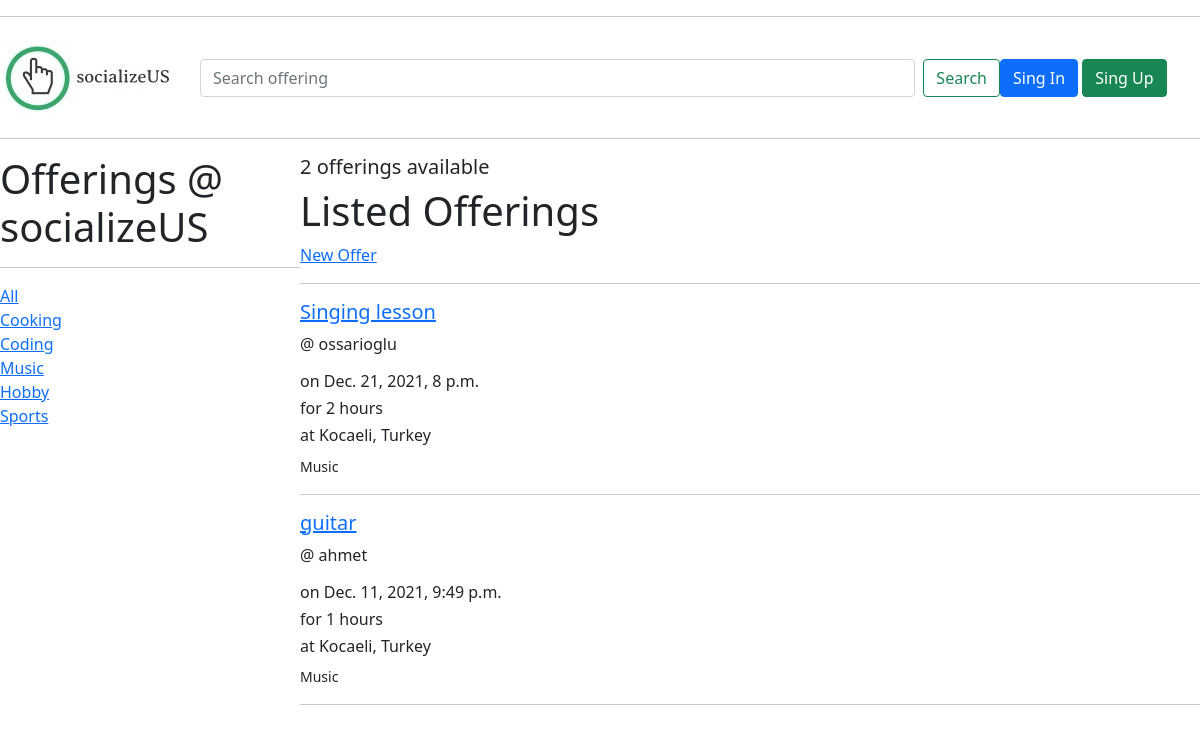
/?q=Music, run on the app's committed database.
### base/models.py (models this page shows, shortened)
class Tag(models.Model):
    tagName = models.CharField(primary_key = True,max_length=10)
    def __str__(self):
        return self.tagName

class Offering(models.Model):
    serviceID = models.UUIDField(primary_key = True, default = uuid.uuid4, editable = False)
    tag = models.ForeignKey(Tag, on_delete=models.CASCADE, null=True)
    status = models.CharField(max_length=10,default='New')
    providerID = models.ForeignKey(User, on_delete=models.CASCADE)
    keywords = models.CharField(max_length=100)
    serviceInfo = models.TextField(max_length=200,null=True,blank=True)
    startingDate = models.DateTimeField(editable=True,default=timezone.now())
    duration = models.PositiveIntegerField(editable=True,default=1)
    meetingType = models.CharField(max_length=10,default='FaceToFace')
    location = models.CharField(max_length=50)
    capacity = models.PositiveIntegerField(editable=True,default=1)
    deadlineForUpdate = models.DateTimeField(editable=True,default=timezone.now())
    updated = models.DateTimeField(auto_now=True)
    created = models.DateTimeField(auto_now_add=True)
    class Meta:
        ordering = ['-updated','-created']

### base/views.py (the view)
# urls.py: path('', views.home, name="home"),
def home(request):
    q = request.GET.get('q') if request.GET.get('q') != None else ''
    offers = Offering.objects.filter(
        Q(tag__tagName__icontains=q) |
        Q(keywords__icontains=q) |
        Q(serviceInfo__icontains=q)
    )
    tags = Tag.objects.all()
    offer_count = offers.count()
    context = {'offers':offers, 'tags':tags, 'offer_count':offer_count}
    return render(request, 'base/home.html', context)

### base/templates/base/home.html (shortened to what this page needs)
{% extends 'main.html' %}
{% block content %}
<div class="home-container">
    <div>
        <h1> Offerings @ socializeUS </h1>
        <hr>
        <div>
            <a href="{% url 'home' %}">All</a>
        </div>
        {% for tag in tags %}
            <div>
                <a href="{% url 'home'%}?q={{tag.tagName}}">{{tag.tagName}}</a>
            </div>
        {% endfor %}
    </div>
    <div>
        <h5>{{ offer_count }} offerings available </h5>
        <h1> Listed Offerings </h1>
        <a href="{% url 'create-offer' %}" > New Offer </a>
        <hr>
        <div>
            {% for offer_name in offers %}
                <div>
                    <h5><a href="{% url 'offerings' offer_name.serviceID %}">{{ offer_name.keywords}}</a></h5>
                    <span>@ {{ offer_name.providerID}}</span>
                    <p class="text-secondary">
                        <h6>on {{ offer_name.startingDate}}</h6>
                        <h6>for {{ offer_name.duration}} hours</h6>
                        <h6>at {{ offer_name.location}}</h6>
                        <small>{{ offer_name.tag}}</small>
                    </p>
                    <hr>
                </div>
            {% endfor %}
        </div>
    </div>
</div>
{% endblock content %}

### base/templates/base/home.html (style rules this page uses)
.home-container { display: grid; grid-template-columns: 1fr 3fr; }

### data on the page
Tag: tagName "Cooking"
Tag: tagName "Coding"
Tag: tagName "Music"
Tag: tagName "Hobby"
Tag: tagName "Sports"
Offering: keywords "Singing lesson", providerID "ossarioglu", startingDate "Dec. 21, 2021, 8 p.m.", duration "2", location "Kocaeli, Turkey", tag "Music"
Offering: keywords "guitar", providerID "ahmet", startingDate "Dec. 11, 2021, 9:49 p.m.", duration "1", location "Kocaeli, Turkey", tag "Music"

### other printed values
{{ offer_count }} "2"
